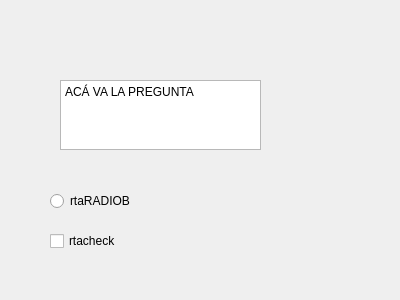
<?xml version="1.0" encoding="UTF-8"?>
<ui version="4.0">
 <class>Dialog</class>
 <widget class="QDialog" name="Dialog">
  <property name="geometry">
   <rect>
    <x>0</x>
    <y>0</y>
    <width>400</width>
    <height>300</height>
   </rect>
  </property>
  <property name="windowTitle">
   <string>Dialog</string>
  </property>
  <widget class="QRadioButton" name="radioButton_2">
   <property name="geometry">
    <rect>
     <x>50</x>
     <y>190</y>
     <width>91</width>
     <height>22</height>
    </rect>
   </property>
   <property name="text">
    <string>rtaRADIOB</string>
   </property>
  </widget>
  <widget class="QCheckBox" name="checkBox">
   <property name="geometry">
    <rect>
     <x>50</x>
     <y>230</y>
     <width>78</width>
     <height>22</height>
    </rect>
   </property>
   <property name="text">
    <string>rtacheck</string>
   </property>
  </widget>
  <widget class="QPlainTextEdit" name="plainTextEdit">
   <property name="geometry">
    <rect>
     <x>60</x>
     <y>80</y>
     <width>201</width>
     <height>70</height>
    </rect>
   </property>
   <property name="plainText">
    <string>ACÁ VA LA PREGUNTA
</string>
   </property>
  </widget>
 </widget>
 <resources/>
 <connections/>
</ui>
